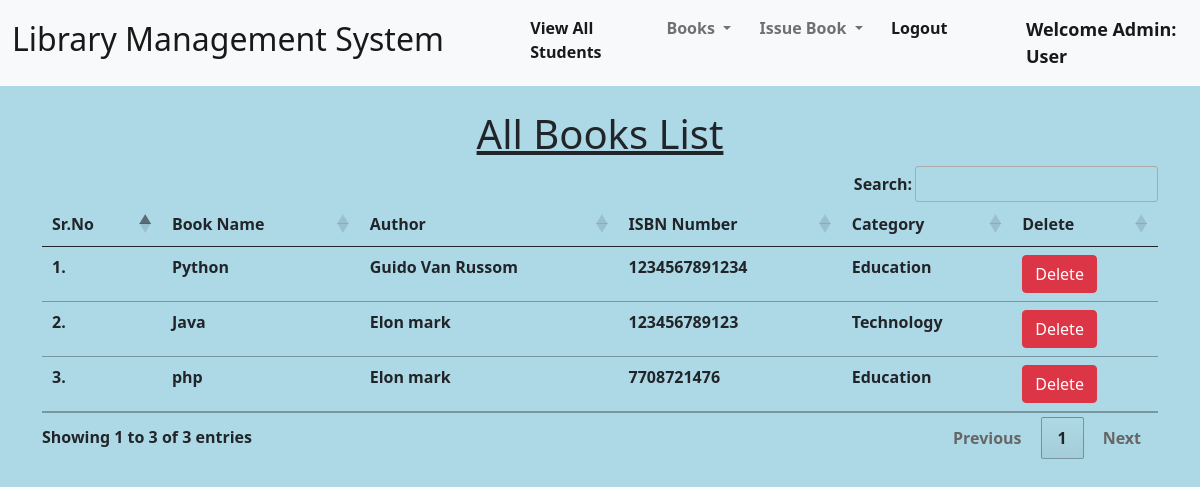
The app's page /view_books/ (signed in) with its own data.
### library/models.py (models this page shows, shortened)
class Book(models.Model):
    name = models.CharField(max_length=200)
    author = models.CharField(max_length=200)
    isbn = models.PositiveIntegerField()
    category = models.CharField(max_length=50)

### library/views.py (the view)
# urls.py: path("view_books/", views.view_books, name="view_books"),
@login_required(login_url = '/admin_login')
def view_books(request):
    books = Book.objects.all()
    return render(request, "view_books.html", {'books':books})

### library/templates/view_books.html (shortened to what this page needs)
{% extends 'admin_navbar.html' %}
{% load static %}
{% block body %}
<div class="container mt-4">
    <h1 class="text-center"><u>All Books List</u></h1>
    <table class="table table-hover" id="example">
        <thead>
            <tr>
                <th>Sr.No</th>
                <th>Book Name</th>
                <th>Author</th>
                <th>ISBN Number</th>
                <th>Category</th>
                <th>Delete</th>
            </tr>
        </thead>
        <tbody>
            {% for book in books %}
            <tr>
                <td>{{forloop.counter}}.</td>
                <td>{{book.name}}</td>
                <td>{{book.author}}</td>
                <td>{{book.isbn}}</td>
                <td>{{book.category}}</td>
                <td><a href="/delete_book/{{book.id}}/" class="btn btn-danger" onclick="return confirm('Are you sure you want to delete this book?')">Delete</a></td>
            </tr>
            {% endfor %}
        </tbody>
    </table>
    </div>
{% endblock %}

### library/templates/admin_navbar.html (shortened to what this page needs)
{% load static %}
<!doctype html>
<html lang="en">
  <head>
    <link href="https://cdn.jsdelivr.net/npm/bootstrap@5.1.0/dist/css/bootstrap.min.css" rel="stylesheet">
    <link rel="stylesheet" href="https://cdn.datatables.net/1.10.25/css/jquery.dataTables.min.css">
    <link rel="stylesheet" href="https://cdn.datatables.net/buttons/1.7.1/css/buttons.dataTables.min.css">
  </head>
  <body style="background: lightblue;">
    <nav class="navbar navbar-expand-lg navbar-light bg-light">
        <div class="container-fluid">
          <a class="navbar-brand" href="#"><b><h2>Library Management System</h2><b></a>
          <div class="collapse navbar-collapse" id="navbarSupportedContent">
            <ul class="navbar-nav me-auto mb-2 mb-lg-0">
              <li class="nav-item">
                <a class="nav-link active" aria-current="page" href="/view_students/">View All Students</a>
              </li>
              <li class="nav-item dropdown">
                <a class="nav-link dropdown-toggle" href="#" id="navbarDropdown" role="button" data-bs-toggle="dropdown" aria-expanded="false">
                  Books
                </a>
              </li>
              <li class="nav-item dropdown">
                <a class="nav-link dropdown-toggle" href="#" id="navbarDropdown" role="button" data-bs-toggle="dropdown" aria-expanded="false">
                  Issue Book
                </a>
              </li>
              <li class="nav-item">
                <a class="nav-link active" aria-current="page" href="/logout/">Logout</a>
              </li>
              <li class="nav-item">
                <a style="font-weight:600; font-family:'Segoe UI', Tahoma, Geneva, Verdana, sans-serif; font-size: large;" class="nav-link active" href="#">Welcome Admin: {{request.user}}</a>
              </li>
            </ul>
          </div>
        </div>
      </nav>
      {% block body %}
      {% endblock %}
  </body>
</html>

### records on screen
Book: name "Python", author "Guido Van Russom", isbn "1234567891234", category "Education"
Book: name "Java", author "Elon mark", isbn "123456789123", category "Technology"
Book: name "php", author "Elon mark", isbn "7708721476", category "Education"

### other values on screen
{{ request.user }} "User"
